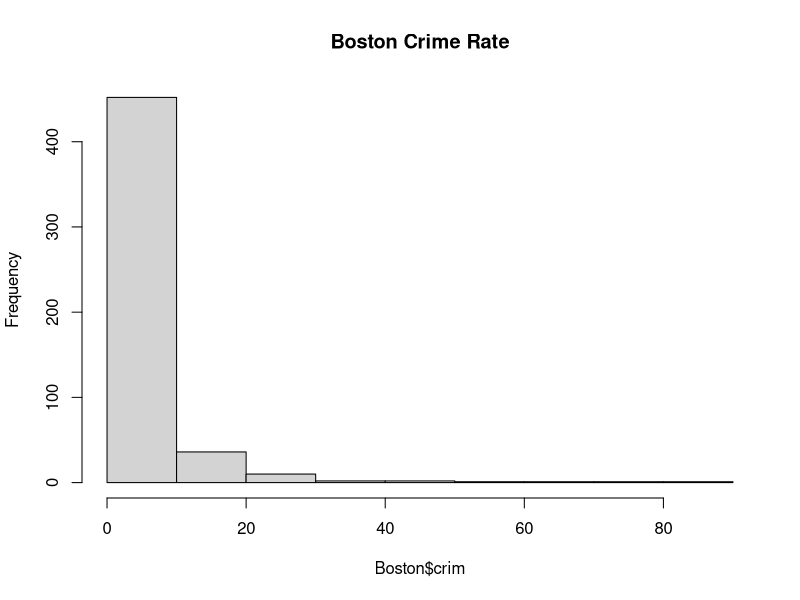
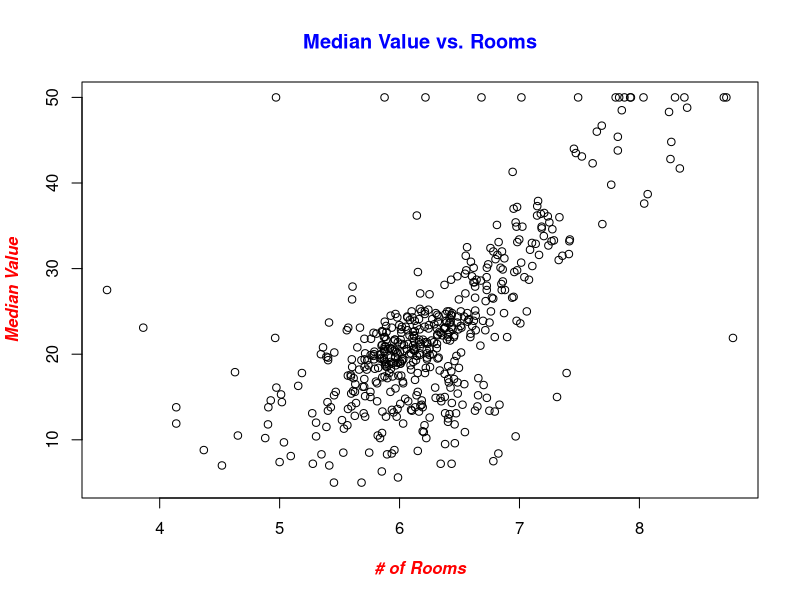
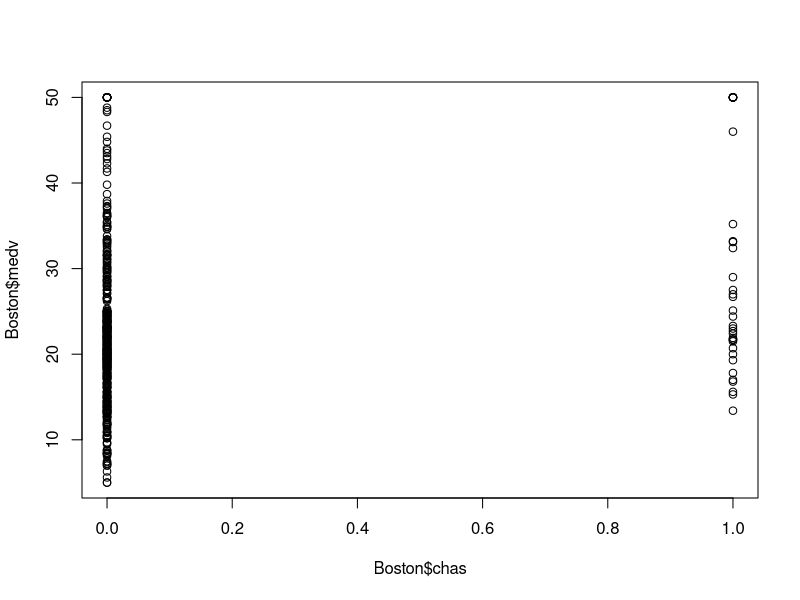
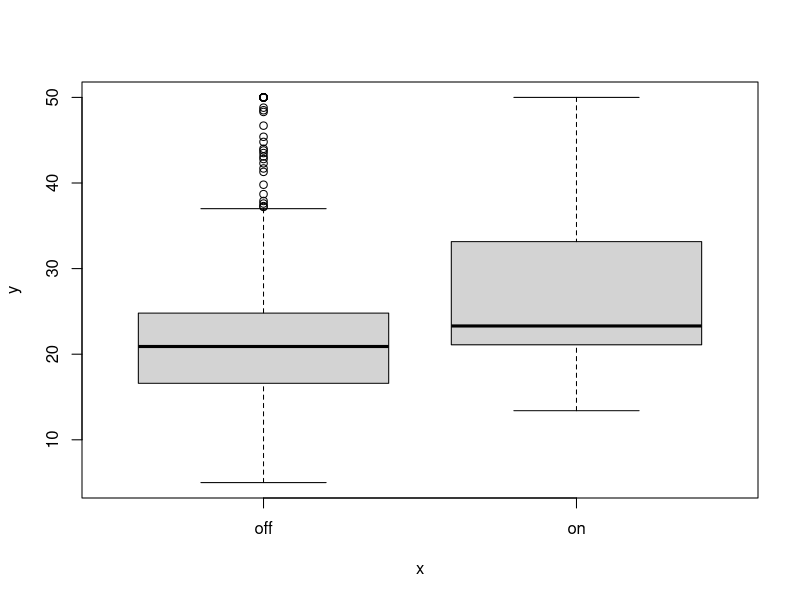
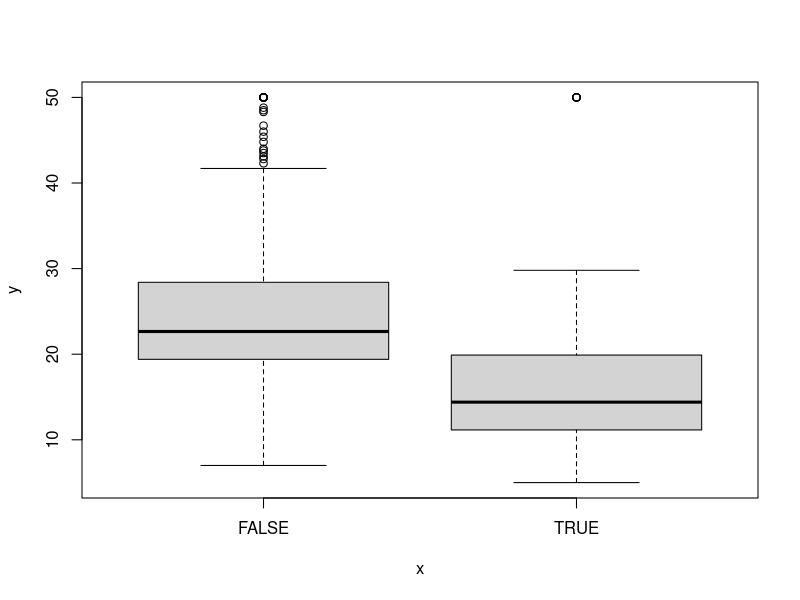

Write the R code that produced these figures, in order.
## ---- chunk 1
library(MASS)
data(Boston)
str(Boston)
?Boston
## ---- chunk 2
head(Boston)
tail(Boston, 2)
Boston[5,]
head(Boston[,1])
names(Boston)
## ---- chunk 3
mean(Boston$crim)
median(Boston$crim)
range(Boston$crim)
## ---- chunk 4
hist(Boston$crim, main="Boston Crime Rate")
## ---- chunk 5
cor(Boston$crim, Boston$medv)
## ---- chunk 6
plot(Boston$rm, Boston$medv, col.lab="red", col.main="blue", xlab="# of Rooms", ylab="Median Value", main="Median Value vs. Rooms", font.lab="4", font.main="2")
cor(Boston$medv, Boston$rm)
## ---- chunk 7
plot(Boston$chas, Boston$medv)
Boston$chas = factor(Boston$chas, levels = c(0, 1), labels = c("off", "on"))
plot(Boston$chas, Boston$medv)
## ---- chunk 8
summary(Boston$rad)
unique(Boston$rad)
sum(Boston$rad == 24)
radPercentage <- (sum(Boston$rad == 24) / nrow(Boston) * 100)
radPercentage
## ---- chunk 9
Boston$far <- ifelse(Boston$rad==24, TRUE, FALSE)
Boston$far <- factor(Boston$far)
plot(Boston$far, Boston$medv)
## ---- chunk 10
summary(Boston[,c(1,6,13,14)])
i = which.max(Boston$medv)
Boston[i, c(1,6,13,14)]
